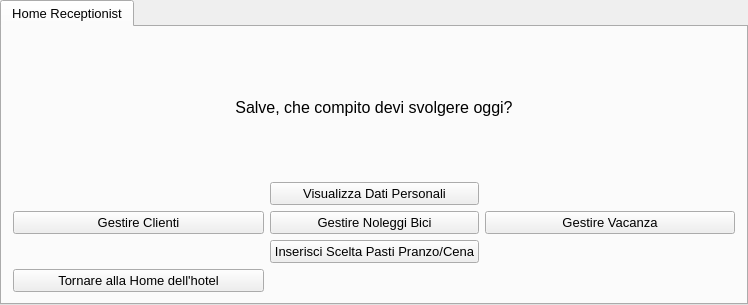
<?xml version="1.0" encoding="UTF-8"?>
<ui version="4.0">
 <class>tabwidgetHomeReceptionist</class>
 <widget class="QTabWidget" name="tabwidgetHomeReceptionist">
  <property name="geometry">
   <rect>
    <x>0</x>
    <y>0</y>
    <width>748</width>
    <height>305</height>
   </rect>
  </property>
  <property name="minimumSize">
   <size>
    <width>730</width>
    <height>300</height>
   </size>
  </property>
  <property name="font">
   <font>
    <family>Arial</family>
    <pointsize>10</pointsize>
   </font>
  </property>
  <property name="windowTitle">
   <string>Struttura Alberghiera: Home Receptionist</string>
  </property>
  <widget class="QWidget" name="tab">
   <property name="minimumSize">
    <size>
     <width>0</width>
     <height>0</height>
    </size>
   </property>
   <attribute name="title">
    <string>Home Receptionist</string>
   </attribute>
   <layout class="QGridLayout" name="gridLayout">
    <property name="leftMargin">
     <number>11</number>
    </property>
    <property name="topMargin">
     <number>11</number>
    </property>
    <property name="rightMargin">
     <number>11</number>
    </property>
    <property name="bottomMargin">
     <number>11</number>
    </property>
    <item row="6" column="0" colspan="2">
     <widget class="QPushButton" name="btnIndietro">
      <property name="text">
       <string>Tornare alla Home dell'hotel</string>
      </property>
     </widget>
    </item>
    <item row="4" column="0" colspan="2">
     <spacer name="horizontalSpacer_5">
      <property name="orientation">
       <enum>Qt::Horizontal</enum>
      </property>
      <property name="sizeHint" stdset="0">
       <size>
        <width>40</width>
        <height>20</height>
       </size>
      </property>
     </spacer>
    </item>
    <item row="1" column="2">
     <widget class="QPushButton" name="btnDatiPersonali">
      <property name="text">
       <string>Visualizza Dati Personali</string>
      </property>
     </widget>
    </item>
    <item row="4" column="2">
     <widget class="QPushButton" name="btnInserisciSceltaPasti">
      <property name="text">
       <string>Inserisci Scelta Pasti Pranzo/Cena</string>
      </property>
     </widget>
    </item>
    <item row="3" column="2">
     <widget class="QPushButton" name="btnNoleggiBici">
      <property name="minimumSize">
       <size>
        <width>0</width>
        <height>0</height>
       </size>
      </property>
      <property name="text">
       <string>Gestire Noleggi Bici</string>
      </property>
     </widget>
    </item>
    <item row="3" column="0" colspan="2">
     <widget class="QPushButton" name="btnClienti">
      <property name="text">
       <string>Gestire Clienti</string>
      </property>
     </widget>
    </item>
    <item row="1" column="0" colspan="2">
     <spacer name="horizontalSpacer">
      <property name="orientation">
       <enum>Qt::Horizontal</enum>
      </property>
      <property name="sizeHint" stdset="0">
       <size>
        <width>40</width>
        <height>20</height>
       </size>
      </property>
     </spacer>
    </item>
    <item row="1" column="3" colspan="2">
     <spacer name="horizontalSpacer_4">
      <property name="orientation">
       <enum>Qt::Horizontal</enum>
      </property>
      <property name="sizeHint" stdset="0">
       <size>
        <width>40</width>
        <height>20</height>
       </size>
      </property>
     </spacer>
    </item>
    <item row="3" column="3" colspan="2">
     <widget class="QPushButton" name="btnVacanza">
      <property name="text">
       <string>Gestire Vacanza</string>
      </property>
     </widget>
    </item>
    <item row="4" column="3" colspan="2">
     <spacer name="horizontalSpacer_6">
      <property name="orientation">
       <enum>Qt::Horizontal</enum>
      </property>
      <property name="sizeHint" stdset="0">
       <size>
        <width>40</width>
        <height>20</height>
       </size>
      </property>
     </spacer>
    </item>
    <item row="6" column="2" colspan="3">
     <spacer name="horizontalSpacer_3">
      <property name="orientation">
       <enum>Qt::Horizontal</enum>
      </property>
      <property name="sizeHint" stdset="0">
       <size>
        <width>40</width>
        <height>20</height>
       </size>
      </property>
     </spacer>
    </item>
    <item row="0" column="0" colspan="5">
     <widget class="QLabel" name="labelDomanda">
      <property name="font">
       <font>
        <family>Arial</family>
        <pointsize>12</pointsize>
       </font>
      </property>
      <property name="text">
       <string>Salve, che compito devi svolgere oggi?</string>
      </property>
      <property name="alignment">
       <set>Qt::AlignCenter</set>
      </property>
     </widget>
    </item>
   </layout>
  </widget>
 </widget>
 <resources/>
 <connections/>
</ui>
